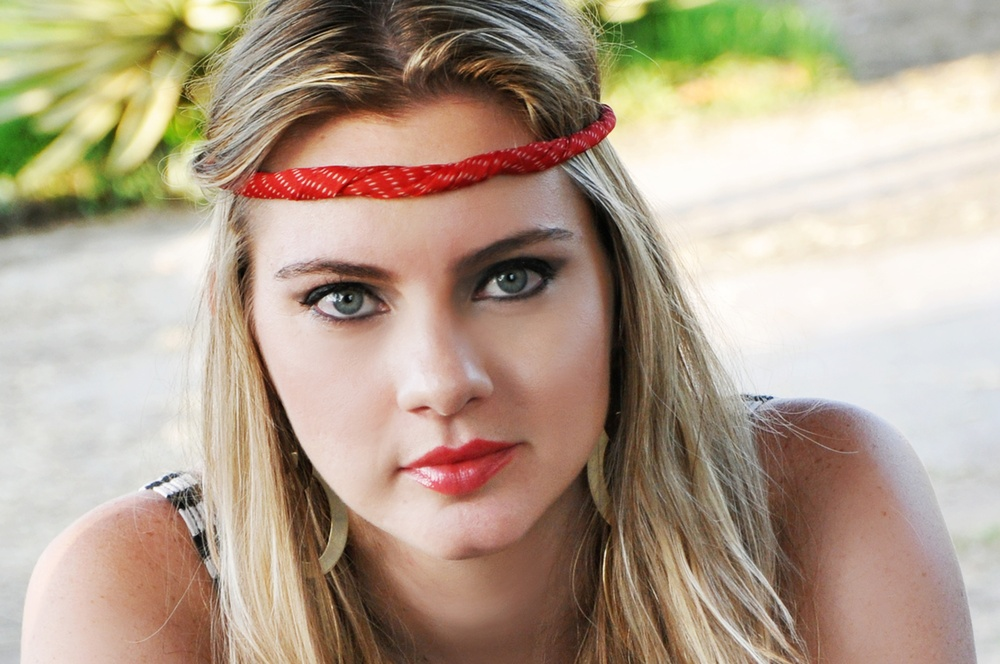
#> input picture bimestre_2/img.jpg, 1000 x 664 px, shrunk from 2200 x 1461 before the run
$ python intensidade.py bimestre_2/img.jpg
#> lines starting #> are read from the running program, lines starting #| are printed output that depends on the picture
#> further down, image is the input picture: PIL image 1000x664 RGB; mean R, G, B 178.7, 161.1, 141.8
from PIL import Image

def negative(image):
    nega = lambda p: ( 255 - p[0], 255 - p[1], 255 - p[2] )
    nimage = Image.new(image.mode, image.size, (0,0,0))
#> nimage: PIL image 1000x664 RGB; every value is 0
    for i in range(image.size[0]):
        for j in range(image.size[1]):
            nimage.putpixel( (i, j), nega(image.getpixel((i,j))) )
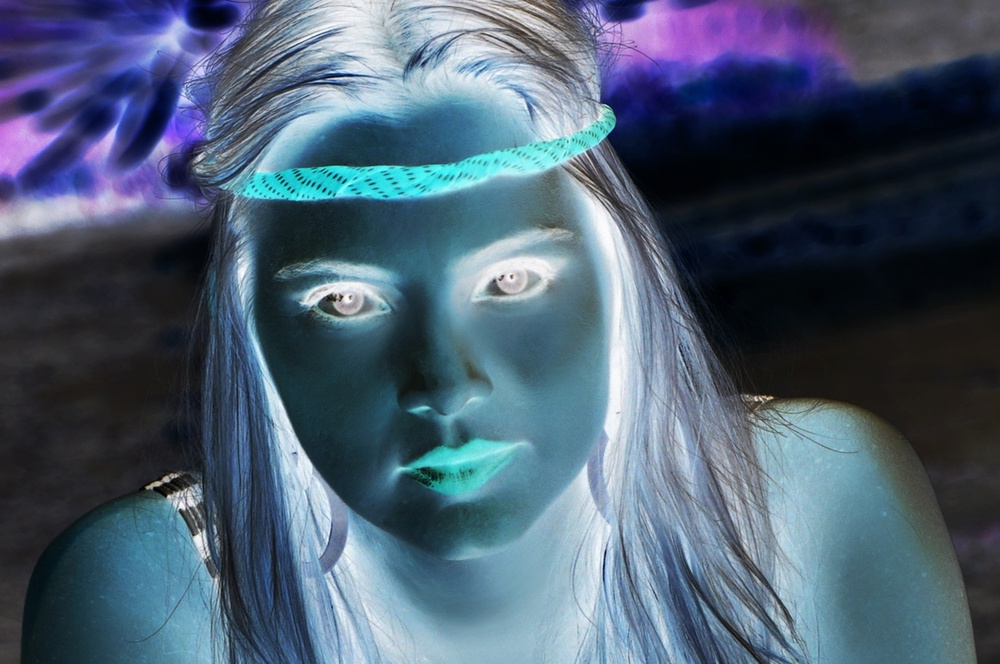
#> nimage: PIL image 1000x664 RGB; mean R, G, B 76.3, 93.9, 113.2
    return nimage


if __name__ == "__main__":
    import sys
    if len(sys.argv) < 2:
        print("faltando argumentos")
        exit()

    image_path = sys.argv[1]

    image = Image.open(image_path)
    image.show()
    negative(image).show()
